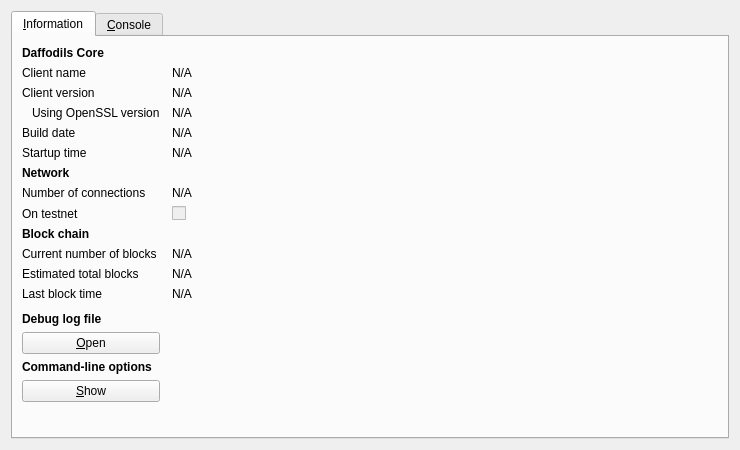
<?xml version="1.0" encoding="UTF-8"?>
<ui version="4.0">
 <class>RPCConsole</class>
 <widget class="QDialog" name="RPCConsole">
  <property name="geometry">
   <rect>
    <x>0</x>
    <y>0</y>
    <width>740</width>
    <height>450</height>
   </rect>
  </property>
  <property name="windowTitle">
   <string>Daffodils - Debug window</string>
  </property>
  <layout class="QVBoxLayout" name="verticalLayout_2">
   <item>
    <widget class="QTabWidget" name="tabWidget">
     <property name="currentIndex">
      <number>0</number>
     </property>
     <widget class="QWidget" name="tab_info">
      <attribute name="title">
       <string>&amp;Information</string>
      </attribute>
      <layout class="QGridLayout" name="gridLayout" columnstretch="0,1">
       <property name="horizontalSpacing">
        <number>12</number>
       </property>
       <item row="0" column="0">
        <widget class="QLabel" name="label_9">
         <property name="font">
          <font>
           <weight>75</weight>
           <bold>true</bold>
          </font>
         </property>
         <property name="text">
          <string>Daffodils Core</string>
         </property>
        </widget>
       </item>
       <item row="1" column="0">
        <widget class="QLabel" name="label_5">
         <property name="text">
          <string>Client name</string>
         </property>
        </widget>
       </item>
       <item row="1" column="1">
        <widget class="QLabel" name="clientName">
         <property name="cursor">
          <cursorShape>IBeamCursor</cursorShape>
         </property>
         <property name="text">
          <string>N/A</string>
         </property>
         <property name="textFormat">
          <enum>Qt::PlainText</enum>
         </property>
         <property name="textInteractionFlags">
          <set>Qt::LinksAccessibleByMouse|Qt::TextSelectableByKeyboard|Qt::TextSelectableByMouse</set>
         </property>
        </widget>
       </item>
       <item row="2" column="0">
        <widget class="QLabel" name="label_6">
         <property name="text">
          <string>Client version</string>
         </property>
        </widget>
       </item>
       <item row="2" column="1">
        <widget class="QLabel" name="clientVersion">
         <property name="cursor">
          <cursorShape>IBeamCursor</cursorShape>
         </property>
         <property name="text">
          <string>N/A</string>
         </property>
         <property name="textFormat">
          <enum>Qt::PlainText</enum>
         </property>
         <property name="textInteractionFlags">
          <set>Qt::LinksAccessibleByMouse|Qt::TextSelectableByKeyboard|Qt::TextSelectableByMouse</set>
         </property>
        </widget>
       </item>
       <item row="3" column="0">
        <widget class="QLabel" name="label_14">
         <property name="text">
          <string>Using OpenSSL version</string>
         </property>
         <property name="indent">
          <number>10</number>
         </property>
        </widget>
       </item>
       <item row="3" column="1">
        <widget class="QLabel" name="openSSLVersion">
         <property name="cursor">
          <cursorShape>IBeamCursor</cursorShape>
         </property>
         <property name="text">
          <string>N/A</string>
         </property>
         <property name="textFormat">
          <enum>Qt::PlainText</enum>
         </property>
         <property name="textInteractionFlags">
          <set>Qt::LinksAccessibleByMouse|Qt::TextSelectableByKeyboard|Qt::TextSelectableByMouse</set>
         </property>
        </widget>
       </item>
       <item row="4" column="0">
        <widget class="QLabel" name="label_12">
         <property name="text">
          <string>Build date</string>
         </property>
        </widget>
       </item>
       <item row="4" column="1">
        <widget class="QLabel" name="buildDate">
         <property name="cursor">
          <cursorShape>IBeamCursor</cursorShape>
         </property>
         <property name="text">
          <string>N/A</string>
         </property>
         <property name="textFormat">
          <enum>Qt::PlainText</enum>
         </property>
         <property name="textInteractionFlags">
          <set>Qt::LinksAccessibleByMouse|Qt::TextSelectableByKeyboard|Qt::TextSelectableByMouse</set>
         </property>
        </widget>
       </item>
       <item row="5" column="0">
        <widget class="QLabel" name="label_13">
         <property name="text">
          <string>Startup time</string>
         </property>
        </widget>
       </item>
       <item row="5" column="1">
        <widget class="QLabel" name="startupTime">
         <property name="cursor">
          <cursorShape>IBeamCursor</cursorShape>
         </property>
         <property name="text">
          <string>N/A</string>
         </property>
         <property name="textFormat">
          <enum>Qt::PlainText</enum>
         </property>
         <property name="textInteractionFlags">
          <set>Qt::LinksAccessibleByMouse|Qt::TextSelectableByKeyboard|Qt::TextSelectableByMouse</set>
         </property>
        </widget>
       </item>
       <item row="6" column="0">
        <widget class="QLabel" name="label_11">
         <property name="font">
          <font>
           <weight>75</weight>
           <bold>true</bold>
          </font>
         </property>
         <property name="text">
          <string>Network</string>
         </property>
        </widget>
       </item>
       <item row="7" column="0">
        <widget class="QLabel" name="label_7">
         <property name="text">
          <string>Number of connections</string>
         </property>
        </widget>
       </item>
       <item row="7" column="1">
        <widget class="QLabel" name="numberOfConnections">
         <property name="cursor">
          <cursorShape>IBeamCursor</cursorShape>
         </property>
         <property name="text">
          <string>N/A</string>
         </property>
         <property name="textFormat">
          <enum>Qt::PlainText</enum>
         </property>
         <property name="textInteractionFlags">
          <set>Qt::LinksAccessibleByMouse|Qt::TextSelectableByKeyboard|Qt::TextSelectableByMouse</set>
         </property>
        </widget>
       </item>
       <item row="8" column="0">
        <widget class="QLabel" name="label_8">
         <property name="text">
          <string>On testnet</string>
         </property>
        </widget>
       </item>
       <item row="8" column="1">
        <widget class="QCheckBox" name="isTestNet">
         <property name="enabled">
          <bool>false</bool>
         </property>
         <property name="text">
          <string/>
         </property>
        </widget>
       </item>
       <item row="9" column="0">
        <widget class="QLabel" name="label_10">
         <property name="font">
          <font>
           <weight>75</weight>
           <bold>true</bold>
          </font>
         </property>
         <property name="text">
          <string>Block chain</string>
         </property>
        </widget>
       </item>
       <item row="10" column="0">
        <widget class="QLabel" name="label_3">
         <property name="text">
          <string>Current number of blocks</string>
         </property>
        </widget>
       </item>
       <item row="10" column="1">
        <widget class="QLabel" name="numberOfBlocks">
         <property name="cursor">
          <cursorShape>IBeamCursor</cursorShape>
         </property>
         <property name="text">
          <string>N/A</string>
         </property>
         <property name="textFormat">
          <enum>Qt::PlainText</enum>
         </property>
         <property name="textInteractionFlags">
          <set>Qt::LinksAccessibleByMouse|Qt::TextSelectableByKeyboard|Qt::TextSelectableByMouse</set>
         </property>
        </widget>
       </item>
       <item row="11" column="0">
        <widget class="QLabel" name="label_4">
         <property name="text">
          <string>Estimated total blocks</string>
         </property>
        </widget>
       </item>
       <item row="11" column="1">
        <widget class="QLabel" name="totalBlocks">
         <property name="cursor">
          <cursorShape>IBeamCursor</cursorShape>
         </property>
         <property name="text">
          <string>N/A</string>
         </property>
         <property name="textFormat">
          <enum>Qt::PlainText</enum>
         </property>
         <property name="textInteractionFlags">
          <set>Qt::LinksAccessibleByMouse|Qt::TextSelectableByKeyboard|Qt::TextSelectableByMouse</set>
         </property>
        </widget>
       </item>
       <item row="12" column="0">
        <widget class="QLabel" name="label_2">
         <property name="text">
          <string>Last block time</string>
         </property>
        </widget>
       </item>
       <item row="12" column="1">
        <widget class="QLabel" name="lastBlockTime">
         <property name="cursor">
          <cursorShape>IBeamCursor</cursorShape>
         </property>
         <property name="text">
          <string>N/A</string>
         </property>
         <property name="textFormat">
          <enum>Qt::PlainText</enum>
         </property>
         <property name="textInteractionFlags">
          <set>Qt::LinksAccessibleByMouse|Qt::TextSelectableByKeyboard|Qt::TextSelectableByMouse</set>
         </property>
        </widget>
       </item>
       <item row="13" column="0">
        <spacer name="verticalSpacer_2">
         <property name="orientation">
          <enum>Qt::Vertical</enum>
         </property>
         <property name="sizeHint" stdset="0">
          <size>
           <width>20</width>
           <height>20</height>
          </size>
         </property>
        </spacer>
       </item>
       <item row="14" column="0">
        <widget class="QLabel" name="labelDebugLogfile">
         <property name="font">
          <font>
           <weight>75</weight>
           <bold>true</bold>
          </font>
         </property>
         <property name="text">
          <string>Debug log file</string>
         </property>
        </widget>
       </item>
       <item row="15" column="0">
        <widget class="QPushButton" name="openDebugLogfileButton">
         <property name="toolTip">
          <string>Open the Daffodils debug log file from the current data directory. This can take a few seconds for large log files.</string>
         </property>
         <property name="text">
          <string>&amp;Open</string>
         </property>
         <property name="autoDefault">
          <bool>false</bool>
         </property>
        </widget>
       </item>
       <item row="16" column="0">
        <widget class="QLabel" name="labelCLOptions">
         <property name="font">
          <font>
           <weight>75</weight>
           <bold>true</bold>
          </font>
         </property>
         <property name="text">
          <string>Command-line options</string>
         </property>
        </widget>
       </item>
       <item row="17" column="0">
        <widget class="QPushButton" name="showCLOptionsButton">
         <property name="toolTip">
          <string>Show the Daffodils-Qt help message to get a list with possible Daffodils command-line options.</string>
         </property>
         <property name="text">
          <string>&amp;Show</string>
         </property>
         <property name="autoDefault">
          <bool>false</bool>
         </property>
        </widget>
       </item>
       <item row="18" column="0">
        <spacer name="verticalSpacer">
         <property name="orientation">
          <enum>Qt::Vertical</enum>
         </property>
         <property name="sizeHint" stdset="0">
          <size>
           <width>20</width>
           <height>40</height>
          </size>
         </property>
        </spacer>
       </item>
      </layout>
     </widget>
     <widget class="QWidget" name="tab_console">
      <attribute name="title">
       <string>&amp;Console</string>
      </attribute>
      <layout class="QVBoxLayout" name="verticalLayout_3">
       <property name="spacing">
        <number>3</number>
       </property>
       <item>
        <widget class="QTextEdit" name="messagesWidget">
         <property name="minimumSize">
          <size>
           <width>0</width>
           <height>100</height>
          </size>
         </property>
         <property name="readOnly">
          <bool>true</bool>
         </property>
         <property name="tabKeyNavigation" stdset="0">
          <bool>false</bool>
         </property>
         <property name="columnCount" stdset="0">
          <number>2</number>
         </property>
        </widget>
       </item>
       <item>
        <layout class="QHBoxLayout" name="horizontalLayout">
         <property name="spacing">
          <number>3</number>
         </property>
         <item>
          <widget class="QLabel" name="label">
           <property name="text">
            <string notr="true">&gt;</string>
           </property>
          </widget>
         </item>
         <item>
          <widget class="QLineEdit" name="lineEdit"/>
         </item>
         <item>
          <widget class="QPushButton" name="clearButton">
           <property name="maximumSize">
            <size>
             <width>24</width>
             <height>24</height>
            </size>
           </property>
           <property name="toolTip">
            <string>Clear console</string>
           </property>
           <property name="text">
            <string/>
           </property>
           <property name="icon">
            <iconset resource="../bitcoin.qrc">
             <normaloff>:/icons/remove</normaloff>:/icons/remove</iconset>
           </property>
           <property name="shortcut">
            <string notr="true">Ctrl+L</string>
           </property>
           <property name="autoDefault">
            <bool>false</bool>
           </property>
          </widget>
         </item>
        </layout>
       </item>
      </layout>
     </widget>
    </widget>
   </item>
  </layout>
 </widget>
 <resources>
  <include location="../bitcoin.qrc"/>
 </resources>
 <connections/>
</ui>
